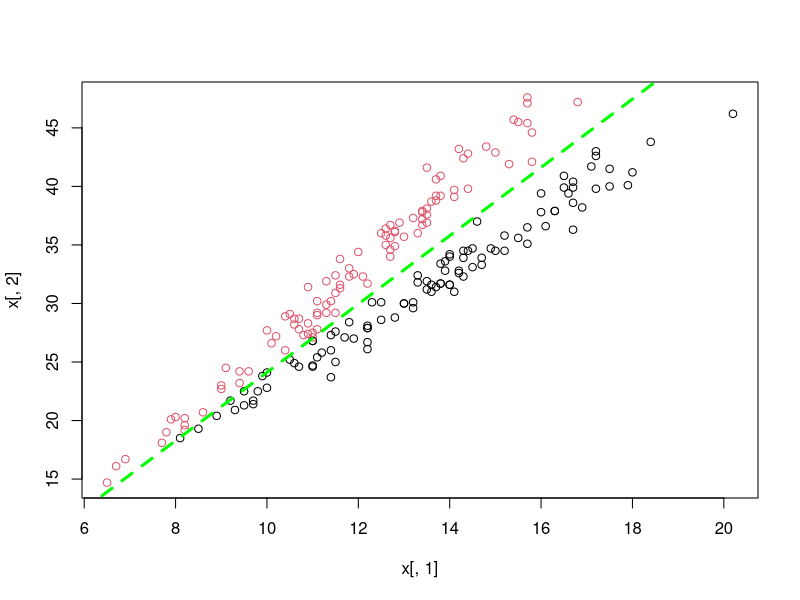

The R script that drew this image:
LDA <- function(x, y) {
  #indexes of 2 classes
  group1_index <- which( y == "Male" )
  group2_index <- which( y == "Female" )
  #priors probs of classes
  p1 <- length(group1_index) / length(y)
  p2 <- length(group2_index) / length(y)
  prior_probs<-cbind(p1,p2)
  #means of the classes
  mean_class1 <- colMeans(x[group1_index, ])
  mean_class2 <- colMeans(x[group2_index, ])
  group_centers<-cbind(mean_class1,mean_class2)
  #subtract the mean of the group from each group
  x1 = as.matrix(sweep(x[group1_index, ], 2, mean_class1, "-"))
  x2 = as.matrix(sweep(x[group2_index, ], 2, mean_class2, "-"))
  #covariance matices 
  C1 = cov(x1)     
  C2 = cov(x2)      
  #within-class matrix
  S_w = (C1 + C2 )
  #means of global means
  mean_global<-colMeans(x)
  #between-class matrix 
  S1<-(mean_class1-mean_global)%*%t(mean_class1-mean_global)
  S2<-(mean_class2-mean_global)%*%t(mean_class2-mean_global)
  S_b<-length(group1_index)*S1+length(group2_index)*S2
  #eigen vectors ,slope,intercept of decision equation
  ev <- eigen(solve(S_w) %*% S_b)$vectors
  means<-rbind(mean_class2,mean_class1) #rbind means of 2 classes
  rownames(means)<-c("Female","Male")
  gmean<-prior_probs%*%means
  const <- drop(gmean%*%ev)
  lda_slope <- - ev[1,1] / ev[2,1]    #slope of decision line
  lda_intercept <- (const/ev[2,1])[1]  #intercept of decision line
  
  # vec1<-as.matrix(x)%*%solve(t(S_w))%*%(mean_class2-mean_class1)
  # vec2<-0.5*(t(mean_class2+mean_class1)%*%solve(S_w)%*%(mean_class2-mean_class1))-log(length(group1_index)/length(group2_index))
  # preds<-apply(vec1,1,function(x){ ifelse(x>vec2,"Female","Male")})
  
  #discriminat function of male
  a0_m<- -0.5*(mean_class1%*%solve(S_w)%*%mean_class1)
  a1_m<- solve(S_w)%*%mean_class1 
  a0_f<--0.5*(mean_class2%*%solve(S_w)%*%mean_class2)
  a1_f<- solve(S_w)%*%mean_class2 

  
  a0<-log(p1/p2)-0.5*((mean_class1+mean_class2)%*%solve(S_w)%*%(mean_class2-mean_class1))
  a1<-t((mean_class2-mean_class1))%*%solve(S_w) #%*%t(as.matrix(x))
  
  
  
  #make predictions if w*x+C>0-->Male else Female
  w<-as.matrix(t(solve(S_w)%*%(mean_class1-mean_class2)))%*%t(as.matrix(x))
  c<-log(p1/p2)-0.5*(mean_class1%*%solve(S_w)%*%mean_class1)+0.5*(mean_class2%*%solve(S_w)%*%mean_class2)
  preds2<-ifelse(apply(w,2,function(x){x+c})>0,"Male","Female")
  
  
  
  return(list("predictions"=preds2,"slope"=lda_slope,"intercept"=lda_intercept,"Group_means"=means,
              "discriminant_function_Male"=c("inter"=a0_m,"coeffs"=a1_m),
              "discriminant_function_Male"=c("inter"=a0_f,"coeffs"=a1_f),
              "equation of decision bountary"=c("inter"=a0,"coeffs"=a1)))
  
}


crab<-read.csv("australian-crabs.csv",sep=",",header = T)

x<-crab[,5:6]
y<-crab[,2]


L<-LDA(x,y)

plot(x[,1],x[,2],col=as.factor(L$predictions))
abline(L$intercept,L$slope,col="green",lty=2, lwd=3)


mean(L$predictions==y)





